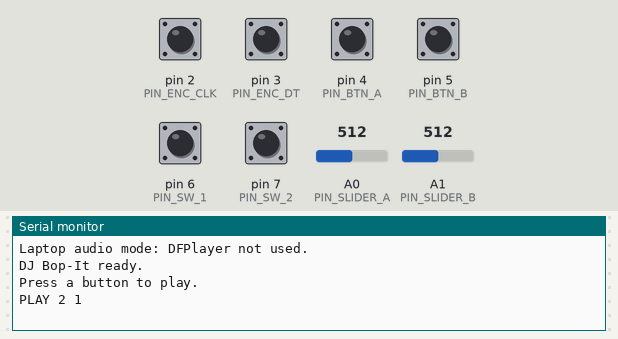
Recording of a sketch running on a simulated Arduino Nano, built with avr-gcc and run on an emulated ATmega328P. Shown: the last lines printed to the serial monitor. Inputs (shaded band) come from the test bench; at power-on: pin 2 (PIN_ENC_CLK), pin 3 (PIN_ENC_DT), pin 4 (PIN_BTN_A), pin 5 (PIN_BTN_B), pin 6 (PIN_SW_1), pin 7 (PIN_SW_2) HIGH, A0 (PIN_SLIDER_A) = 512, A1 (PIN_SLIDER_B) = 512. Random numbers use the default seed unless the sketch sets one.

Above: at 1.2 s.
1.3 s: pin 4 (PIN_BTN_A) pulsed LOW 2 times (0.12 s each, 0.3 s apart)
At 2.1 s:
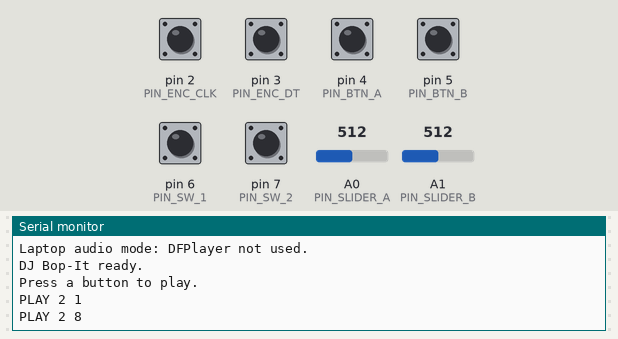
4.9 s: A0 (PIN_SLIDER_A) set to 140
At 9.8 s:
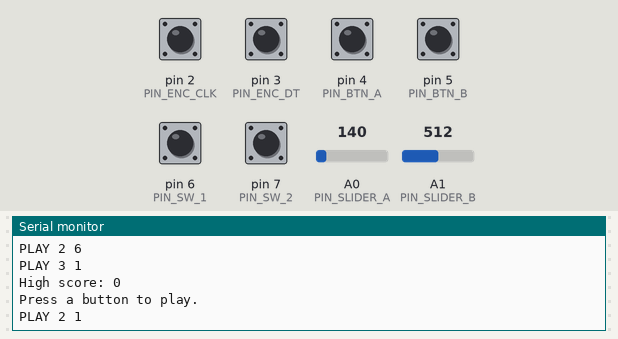
10.9 s: pin 4 (PIN_BTN_A) pulled LOW for 0.15 s
At 13.3 s:
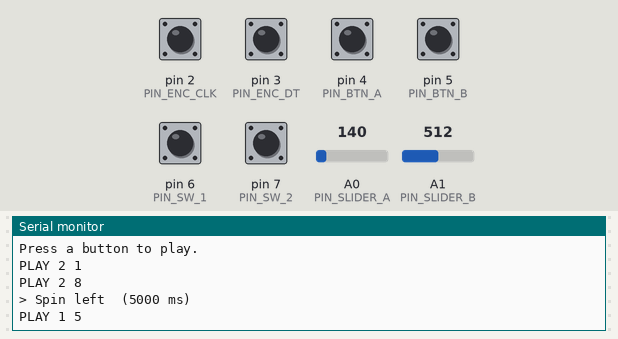
14.0 s: A1 (PIN_SLIDER_B) set to 0
At 15.7 s:
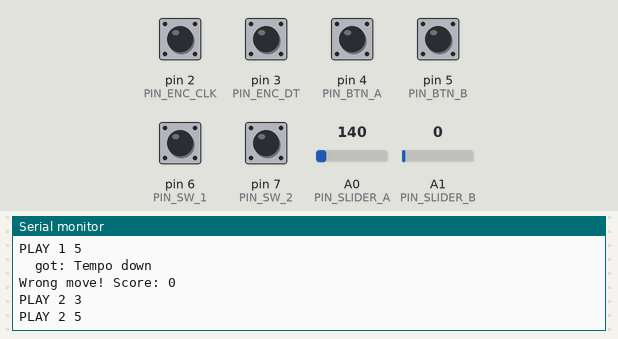
Timing chart, 0 to 16.5 s (numbered marks = the images above; inputs shaded):
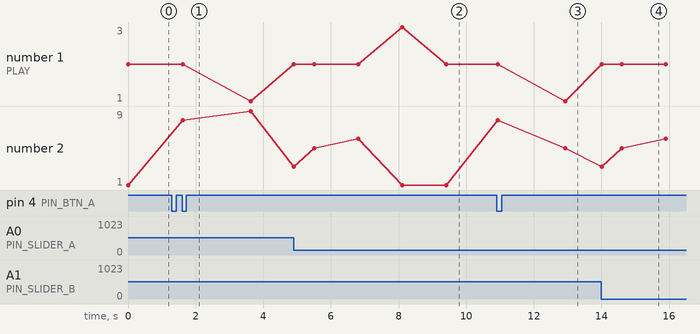

The sketch:

DJBopIt.ino
```cpp
/*
  DJ Bop-It  —  Team 5 prototype
  Board: Arduino Nano (ATmega328P)

  The game calls out a command ("Volume up!"), the player has a limited time
  to do it, a ding plays on success and the next command comes a little
  faster. A wrong input or running out of time ends the round and the score
  is read out. Players take turns and try to beat the high score.

  Wiring (matches the schematic):
    D2  encoder CLK        D6  switch side 1   (switch common -> GND)
    D3  encoder DT         D7  switch side 2
    D4  button "Drop the beat"   (other leg -> GND)
    D5  button "Air horn"        (other leg -> GND)
    D10 Arduino RX  <- DFPlayer TX
    D11 Arduino TX  -> 1k resistor -> DFPlayer RX
    A0  slider "Volume"  (ends to 5V/GND, wiper to A0)
    A1  slider "Tempo"
    Optional: DFPlayer BUSY -> D8 (set BUSY_PIN below). Without it the
    sketch uses fixed wait times instead.

  Library: "DFRobotDFPlayerMini" by DFRobot (Arduino Library Manager).

  SD card (FAT32), made by make_sd_card.py:
    /01/001..009   command voice lines, in the same order as CommandId
    /02/001..008   sound effects / announcer lines (see Sfx)
    /03/001..151   numbers 0..150 for the score readout (file = score + 1)

  First power-up: set INPUT_TEST_MODE to 1. The voice asks for each control
  in turn ("Next one: Volume up!"), dings when it's right and tells you what
  it got when it's wrong. Progress is also printed at 115200 baud. Flip the
  *_REVERSE settings if anything is backwards, then set it back to 0.
*/

#include <SoftwareSerial.h>
#include <DFRobotDFPlayerMini.h>

// ------------------------------- Settings -------------------------------

#define INPUT_TEST_MODE 0      // 1 = guided voice test of every input
#define LAPTOP_AUDIO 1         // 1 = play sounds on the laptop via laptop_audio.py
                               //     instead of the DFPlayer (close Serial Monitor first)

const int8_t  BUSY_PIN       = -1;   // set to 8 if DFPlayer BUSY is wired to D8
const uint8_t MP3_VOLUME     = 25;   // 0..30

const bool ENCODER_REVERSE   = false;  // swap "spin right" / "spin left"
const bool SLIDER_A_REVERSE  = false;  // swap "volume up" / "volume down"
const bool SLIDER_B_REVERSE  = false;  // swap "tempo up" / "tempo down"

const int SPIN_STEPS         = 8;    // encoder steps (4 per click on most KY-040s)
const int SLIDE_THRESHOLD_A  = 300;  // how far slider A0 must move (0..1023)
const int SLIDE_THRESHOLD_B  = 450;  // how far slider A1 must move (bigger = longer push)
const unsigned long DEBOUNCE_MS = 25;

// Time allowed per command: starts at START, drops by STEP per point, never below MIN.
const unsigned long TIME_LIMIT_START_MS = 5000;
const unsigned long TIME_LIMIT_MIN_MS   = 1500;
const unsigned long TIME_LIMIT_STEP_MS  = 150;

// Wait times used when BUSY_PIN is not wired (a bit longer than each clip).
const unsigned long WAIT_SUCCESS_MS = 600;
const unsigned long WAIT_VOICE_MS   = 1300;
const unsigned long WAIT_NUMBER_MS  = 1300;
const unsigned long WAIT_INTRO_MS   = 2000;
const unsigned long WAIT_SHORT_MS   = 800;
const unsigned long WAIT_LONG_MS    = 2800;

// --------------------------------- Pins ---------------------------------

const uint8_t PIN_ENC_CLK = 2;
const uint8_t PIN_ENC_DT  = 3;
const uint8_t PIN_BTN_A   = 4;
const uint8_t PIN_BTN_B   = 5;
const uint8_t PIN_SW_1    = 6;
const uint8_t PIN_SW_2    = 7;
const uint8_t PIN_MP3_RX  = 10;
const uint8_t PIN_MP3_TX  = 11;
const uint8_t PIN_SLIDER_A = A0;
const uint8_t PIN_SLIDER_B = A1;

// ----------------------------- Audio files ------------------------------

const uint8_t FOLDER_COMMANDS = 1;
const uint8_t FOLDER_SFX      = 2;
const uint8_t FOLDER_NUMBERS  = 3;
const int     MAX_SCORE_CLIP  = 150;

enum Sfx : uint8_t {
  SFX_PRESS_TO_PLAY = 1,
  SFX_SUCCESS       = 2,
  SFX_FAIL          = 3,
  SFX_TOO_SLOW      = 4,
  SFX_WRONG_MOVE    = 5,
  SFX_YOUR_SCORE    = 6,
  SFX_HIGH_SCORE    = 7,
  SFX_INTRO         = 8,
  SFX_NEXT_ONE      = 9,   // input test mode only
  SFX_THAT_WAS      = 10,
  SFX_SKIPPING      = 11,
  SFX_TEST_COMPLETE = 12,
};

// Order here = file order in /01 (001 = first entry).
enum CommandId : uint8_t {
  CMD_DROP_BEAT,    // button A
  CMD_AIR_HORN,     // button B
  CMD_FLIP_IT,      // switch
  CMD_SPIN_RIGHT,   // encoder
  CMD_SPIN_LEFT,
  CMD_VOLUME_UP,    // slider A
  CMD_VOLUME_DOWN,
  CMD_TEMPO_UP,     // slider B
  CMD_TEMPO_DOWN,
  NUM_COMMANDS,
  CMD_NONE = 255
};

const char *const COMMAND_NAMES[NUM_COMMANDS] = {
  "Drop the beat", "Air horn", "Flip it", "Spin right", "Spin left",
  "Volume up", "Volume down", "Tempo up", "Tempo down"
};

// ------------------------------- State ----------------------------------

SoftwareSerial mp3Serial(PIN_MP3_RX, PIN_MP3_TX);
DFRobotDFPlayerMini mp3;

// Debounces any small integer reading (a button, or the 3-position switch).
struct Debouncer {
  uint8_t stable;
  uint8_t lastRaw;
  unsigned long changedAt;

  void reset(uint8_t raw) {
    stable = lastRaw = raw;
    changedAt = millis();
  }

  // Returns true once when the stable value changes.
  bool update(uint8_t raw) {
    unsigned long now = millis();
    if (raw != lastRaw) {
      lastRaw = raw;
      changedAt = now;
    } else if (raw != stable && now - changedAt >= DEBOUNCE_MS) {
      stable = raw;
      return true;
    }
    return false;
  }
};

Debouncer buttonA, buttonB, switchPos;
int sliderABase, sliderBBase;

volatile int encoderSteps = 0;
volatile uint8_t encoderState = 0;

int highScore = 0;
uint8_t lastCommand = CMD_NONE;

// ------------------------------- Inputs ---------------------------------

// Quadrature decoder: runs on every edge of CLK or DT, ignores contact bounce.
void encoderISR() {
  static const int8_t table[16] = {0, -1, 1, 0, 1, 0, 0, -1, -1, 0, 0, 1, 0, 1, -1, 0};
  encoderState = ((encoderState << 2) | (digitalRead(PIN_ENC_CLK) << 1) | digitalRead(PIN_ENC_DT)) & 0x0F;
  encoderSteps += table[encoderState];
}

int takeEncoderSteps() {
  noInterrupts();
  int steps = encoderSteps;
  interrupts();
  return ENCODER_REVERSE ? -steps : steps;
}

void clearEncoder() {
  noInterrupts();
  encoderSteps = 0;
  interrupts();
}

bool pressed(uint8_t pin) { return digitalRead(pin) == LOW; }

// 0 = side 1, 1 = side 2, 2 = neither (middle / between contacts).
uint8_t readSwitch() {
  if (pressed(PIN_SW_1)) return 0;
  if (pressed(PIN_SW_2)) return 1;
  return 2;
}

int readSlider(uint8_t pin, bool reverse) {
  analogRead(pin);  // first read after switching pins is stale, discard it
  delayMicroseconds(100);
  long sum = 0;
  for (uint8_t i = 0; i < 8; i++) sum += analogRead(pin);
  int value = sum / 8;
  return reverse ? 1023 - value : value;
}

// Treat the current position of every control as the new starting point,
// so anything the player did while audio was playing doesn't count.
void resetInputs() {
  buttonA.reset(pressed(PIN_BTN_A));
  buttonB.reset(pressed(PIN_BTN_B));
  switchPos.reset(readSwitch());
  sliderABase = readSlider(PIN_SLIDER_A, SLIDER_A_REVERSE);
  sliderBBase = readSlider(PIN_SLIDER_B, SLIDER_B_REVERSE);
  clearEncoder();
}

// Returns the command the player just performed, or CMD_NONE.
uint8_t detectInput() {
  if (buttonA.update(pressed(PIN_BTN_A)) && buttonA.stable) return CMD_DROP_BEAT;
  if (buttonB.update(pressed(PIN_BTN_B)) && buttonB.stable) return CMD_AIR_HORN;
  if (switchPos.update(readSwitch())) return CMD_FLIP_IT;

  int steps = takeEncoderSteps();
  if (steps >= SPIN_STEPS) return CMD_SPIN_RIGHT;
  if (steps <= -SPIN_STEPS) return CMD_SPIN_LEFT;

  int a = readSlider(PIN_SLIDER_A, SLIDER_A_REVERSE) - sliderABase;
  if (a >= SLIDE_THRESHOLD_A) return CMD_VOLUME_UP;
  if (a <= -SLIDE_THRESHOLD_A) return CMD_VOLUME_DOWN;

  int b = readSlider(PIN_SLIDER_B, SLIDER_B_REVERSE) - sliderBBase;
  if (b >= SLIDE_THRESHOLD_B) return CMD_TEMPO_UP;
  if (b <= -SLIDE_THRESHOLD_B) return CMD_TEMPO_DOWN;

  return CMD_NONE;
}

// -------------------------------- Audio ---------------------------------

void play(uint8_t folder, uint8_t file) {
#if LAPTOP_AUDIO
  // laptop_audio.py watches for these lines and plays SD_CARD/<folder>/<file>
  Serial.print(F("PLAY "));
  Serial.print(folder);
  Serial.print(' ');
  Serial.println(file);
#else
  mp3.playFolder(folder, file);
#endif
}

// Plays a clip and blocks until it is done (BUSY pin) or for fallbackMs.
void playAndWait(uint8_t folder, uint8_t file, unsigned long fallbackMs) {
  play(folder, file);
  if (BUSY_PIN < 0 || LAPTOP_AUDIO) {
    delay(fallbackMs);
    return;
  }
  // BUSY is LOW while playing. Wait for it to start, then to finish.
  unsigned long start = millis();
  while (digitalRead(BUSY_PIN) == HIGH && millis() - start < 500) {}
  while (digitalRead(BUSY_PIN) == LOW && millis() - start < 10000) {}
}

// --------------------------------- Game ---------------------------------

unsigned long timeLimitFor(int score) {
  unsigned long cut = (unsigned long)score * TIME_LIMIT_STEP_MS;
  if (cut > TIME_LIMIT_START_MS - TIME_LIMIT_MIN_MS) return TIME_LIMIT_MIN_MS;
  return TIME_LIMIT_START_MS - cut;
}

// Random command, never the same twice in a row, and never asks a slider to
// go up when it's already at the top (or down when it's at the bottom).
uint8_t pickCommand() {
  const int edgeA = SLIDE_THRESHOLD_A + 30;
  const int edgeB = SLIDE_THRESHOLD_B + 30;
  uint8_t cmd;
  do {
    cmd = random(NUM_COMMANDS);
    if (cmd == CMD_VOLUME_UP && sliderABase > 1023 - edgeA) cmd = CMD_VOLUME_DOWN;
    else if (cmd == CMD_VOLUME_DOWN && sliderABase < edgeA) cmd = CMD_VOLUME_UP;
    else if (cmd == CMD_TEMPO_UP && sliderBBase > 1023 - edgeB) cmd = CMD_TEMPO_DOWN;
    else if (cmd == CMD_TEMPO_DOWN && sliderBBase < edgeB) cmd = CMD_TEMPO_UP;
  } while (cmd == lastCommand);
  lastCommand = cmd;
  return cmd;
}

void waitForStart() {
  Serial.println(F("\nPress a button to play."));
  playAndWait(FOLDER_SFX, SFX_PRESS_TO_PLAY, WAIT_VOICE_MS);
  resetInputs();
  uint8_t input;
  do {
    input = detectInput();
  } while (input != CMD_DROP_BEAT && input != CMD_AIR_HORN);
  randomSeed(micros());  // human reaction time makes a good random seed
}

void gameOver(int score, bool timedOut) {
  Serial.print(timedOut ? F("Too slow! ") : F("Wrong move! "));
  Serial.print(F("Score: "));
  Serial.println(score);

  playAndWait(FOLDER_SFX, SFX_FAIL, WAIT_SUCCESS_MS);
  playAndWait(FOLDER_SFX, timedOut ? SFX_TOO_SLOW : SFX_WRONG_MOVE, WAIT_VOICE_MS);
  playAndWait(FOLDER_SFX, SFX_YOUR_SCORE, WAIT_VOICE_MS);
  if (score <= MAX_SCORE_CLIP) playAndWait(FOLDER_NUMBERS, score + 1, WAIT_NUMBER_MS);

  if (score > highScore) {
    highScore = score;
    Serial.println(F("New high score!"));
    playAndWait(FOLDER_SFX, SFX_HIGH_SCORE, WAIT_VOICE_MS);
  }
  Serial.print(F("High score: "));
  Serial.println(highScore);
}

void playGame() {
  int score = 0;
  lastCommand = CMD_NONE;
  playAndWait(FOLDER_SFX, SFX_INTRO, WAIT_INTRO_MS);

  while (true) {
    resetInputs();
    uint8_t cmd = pickCommand();
    unsigned long limit = timeLimitFor(score);
    Serial.print(F("> "));
    Serial.print(COMMAND_NAMES[cmd]);
    Serial.print(F("  ("));
    Serial.print(limit);
    Serial.println(F(" ms)"));

    // Timer starts with the voice line, so players can react as soon as they hear it.
    play(FOLDER_COMMANDS, cmd + 1);
    unsigned long start = millis();
    uint8_t input = CMD_NONE;
    while (input == CMD_NONE && millis() - start < limit) {
      input = detectInput();
    }

    if (input != cmd) {
      if (input != CMD_NONE) {
        Serial.print(F("  got: "));
        Serial.println(COMMAND_NAMES[input]);
      }
      gameOver(score, input == CMD_NONE);
      return;
    }

    score++;
    playAndWait(FOLDER_SFX, SFX_SUCCESS, WAIT_SUCCESS_MS);
  }
}

// ---------------------------- Input test ------------------------------

// Guided test: asks for each command by voice, in order, until all are done.
const unsigned long TEST_REMIND_MS = 6000;  // repeat the prompt after this long
const uint8_t TEST_MAX_REMINDERS   = 3;     // then skip it as broken

bool testDone[NUM_COMMANDS];
bool testFailed[NUM_COMMANDS];
uint8_t testTarget = CMD_NONE;
uint8_t testReminders = 0;
unsigned long testPromptAt = 0;
bool testFinished = false;

// A slider can't go "up" if it's already at the top, so ask for the other direction first.
bool testPossible(uint8_t cmd) {
  const int edgeA = SLIDE_THRESHOLD_A + 30;
  const int edgeB = SLIDE_THRESHOLD_B + 30;
  int a = readSlider(PIN_SLIDER_A, SLIDER_A_REVERSE);
  int b = readSlider(PIN_SLIDER_B, SLIDER_B_REVERSE);
  switch (cmd) {
    case CMD_VOLUME_UP:   return a <= 1023 - edgeA;
    case CMD_VOLUME_DOWN: return a >= edgeA;
    case CMD_TEMPO_UP:    return b <= 1023 - edgeB;
    case CMD_TEMPO_DOWN:  return b >= edgeB;
    default:              return true;
  }
}

uint8_t nextTestTarget() {
  uint8_t fallback = CMD_NONE;
  for (uint8_t i = 0; i < NUM_COMMANDS; i++) {
    if (testDone[i]) continue;
    if (testPossible(i)) return i;
    if (fallback == CMD_NONE) fallback = i;
  }
  return fallback;
}

void announceTestTarget() {
  Serial.print(F("Now do: "));
  Serial.println(COMMAND_NAMES[testTarget]);
  playAndWait(FOLDER_SFX, SFX_NEXT_ONE, WAIT_SHORT_MS);
  playAndWait(FOLDER_COMMANDS, testTarget + 1, WAIT_VOICE_MS);
  resetInputs();
  testPromptAt = millis();
}

void printRawInputs() {
  Serial.print(F("   raw: btnA=")); Serial.print(pressed(PIN_BTN_A));
  Serial.print(F(" btnB=")); Serial.print(pressed(PIN_BTN_B));
  Serial.print(F(" switch=")); Serial.print(readSwitch());
  Serial.print(F(" enc=")); Serial.print(takeEncoderSteps());
  Serial.print(F(" A0=")); Serial.print(readSlider(PIN_SLIDER_A, SLIDER_A_REVERSE));
  Serial.print(F(" A1=")); Serial.println(readSlider(PIN_SLIDER_B, SLIDER_B_REVERSE));
}

void finishTest() {
  testFinished = true;
  Serial.println(F("\n==== Input test complete ===="));
  bool allOk = true;
  for (uint8_t i = 0; i < NUM_COMMANDS; i++) {
    Serial.print(testFailed[i] ? F("  FAILED  ") : F("  ok      "));
    Serial.println(COMMAND_NAMES[i]);
    if (testFailed[i]) allOk = false;
  }
  Serial.println(allOk ? F("All inputs working!") : F("Check the wiring of the FAILED inputs."));
  Serial.println(F("Press the Nano's reset button to run the test again."));
  playAndWait(FOLDER_SFX, SFX_TEST_COMPLETE, WAIT_VOICE_MS);
}

void inputTestLoop() {
  if (testFinished) return;

  if (testTarget == CMD_NONE) {
    testTarget = nextTestTarget();
    if (testTarget == CMD_NONE) {
      finishTest();
      return;
    }
    testReminders = 0;
    announceTestTarget();
  }

  uint8_t input = detectInput();
  if (input == testTarget) {
    Serial.println(F("  correct!"));
    testDone[testTarget] = true;
    playAndWait(FOLDER_SFX, SFX_SUCCESS, WAIT_SUCCESS_MS);
    testTarget = CMD_NONE;
  } else if (input != CMD_NONE) {
    // Say what it actually detected, e.g. "That was... Tempo down!"
    Serial.print(F("  that was: "));
    Serial.println(COMMAND_NAMES[input]);
    playAndWait(FOLDER_SFX, SFX_THAT_WAS, WAIT_SHORT_MS);
    playAndWait(FOLDER_COMMANDS, input + 1, WAIT_VOICE_MS);
    announceTestTarget();
  } else if (millis() - testPromptAt >= TEST_REMIND_MS) {
    printRawInputs();
    if (++testReminders > TEST_MAX_REMINDERS) {
      Serial.print(F("  skipping (no response): "));
      Serial.println(COMMAND_NAMES[testTarget]);
      testDone[testTarget] = testFailed[testTarget] = true;
      playAndWait(FOLDER_SFX, SFX_SKIPPING, WAIT_LONG_MS);
      testTarget = CMD_NONE;
    } else {
      announceTestTarget();
    }
  }
}

// -------------------------------- Setup ---------------------------------

void setup() {
  Serial.begin(115200);

  pinMode(PIN_ENC_CLK, INPUT_PULLUP);
  pinMode(PIN_ENC_DT, INPUT_PULLUP);
  pinMode(PIN_BTN_A, INPUT_PULLUP);
  pinMode(PIN_BTN_B, INPUT_PULLUP);
  pinMode(PIN_SW_1, INPUT_PULLUP);
  pinMode(PIN_SW_2, INPUT_PULLUP);
  if (BUSY_PIN >= 0) pinMode(BUSY_PIN, INPUT);

  attachInterrupt(digitalPinToInterrupt(PIN_ENC_CLK), encoderISR, CHANGE);
  attachInterrupt(digitalPinToInterrupt(PIN_ENC_DT), encoderISR, CHANGE);

#if LAPTOP_AUDIO
  Serial.println(F("Laptop audio mode: DFPlayer not used."));
#else
  mp3Serial.begin(9600);
  Serial.println(F("Starting DFPlayer..."));
  // If this keeps failing on a clone module, try mp3.begin(mp3Serial, false).
  if (!mp3.begin(mp3Serial)) {
    Serial.println(F("DFPlayer not found: check RX/TX wiring, 5V power and the SD card."));
  }
  delay(500);
  mp3.volume(MP3_VOLUME);
#endif

  resetInputs();
  Serial.println(F("DJ Bop-It ready."));
}

void loop() {
#if INPUT_TEST_MODE
  inputTestLoop();
#else
  waitForStart();
  playGame();
#endif
}
```

Measured:
- after the input at 1.3 s, the serial monitor: prints a new line after 0.32 s (image 1)
- after the input at 4.9 s, the serial monitor: prints a new line at once (image 2)
- after the input at 10.9 s, the serial monitor: prints a new line at once (image 3)
- after the input at 14.0 s, the serial monitor: prints a new line at once (image 4)
- plotted number 1: 1 → 2 after the input at 14.0 s
- plotted number 2: 1 → 9 after the input at 1.3 s, 1 → 5 after the input at 10.9 s, 5 → 6 after the input at 14.0 s
